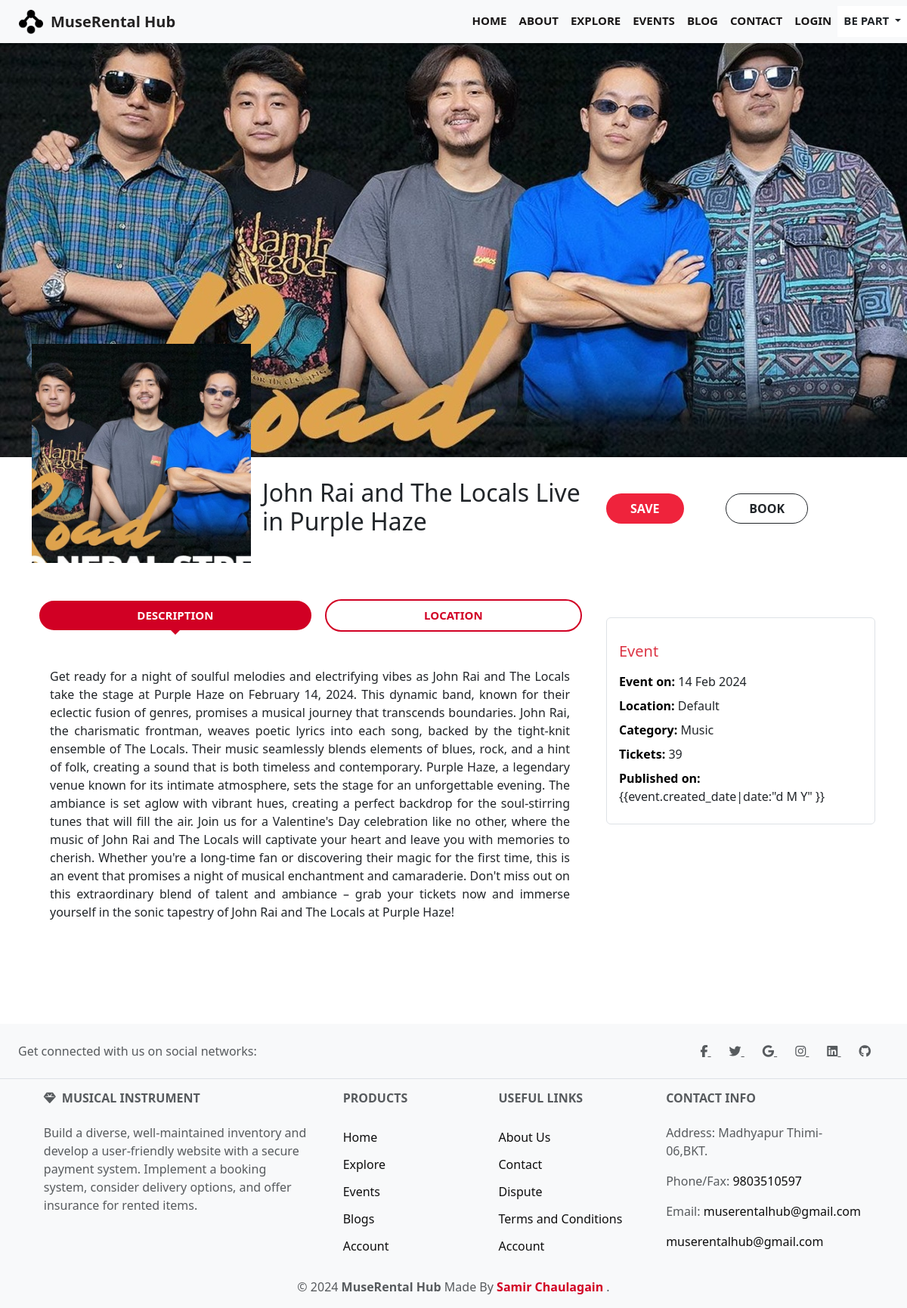
/event/13/, run on an earlier commit of the app's database.
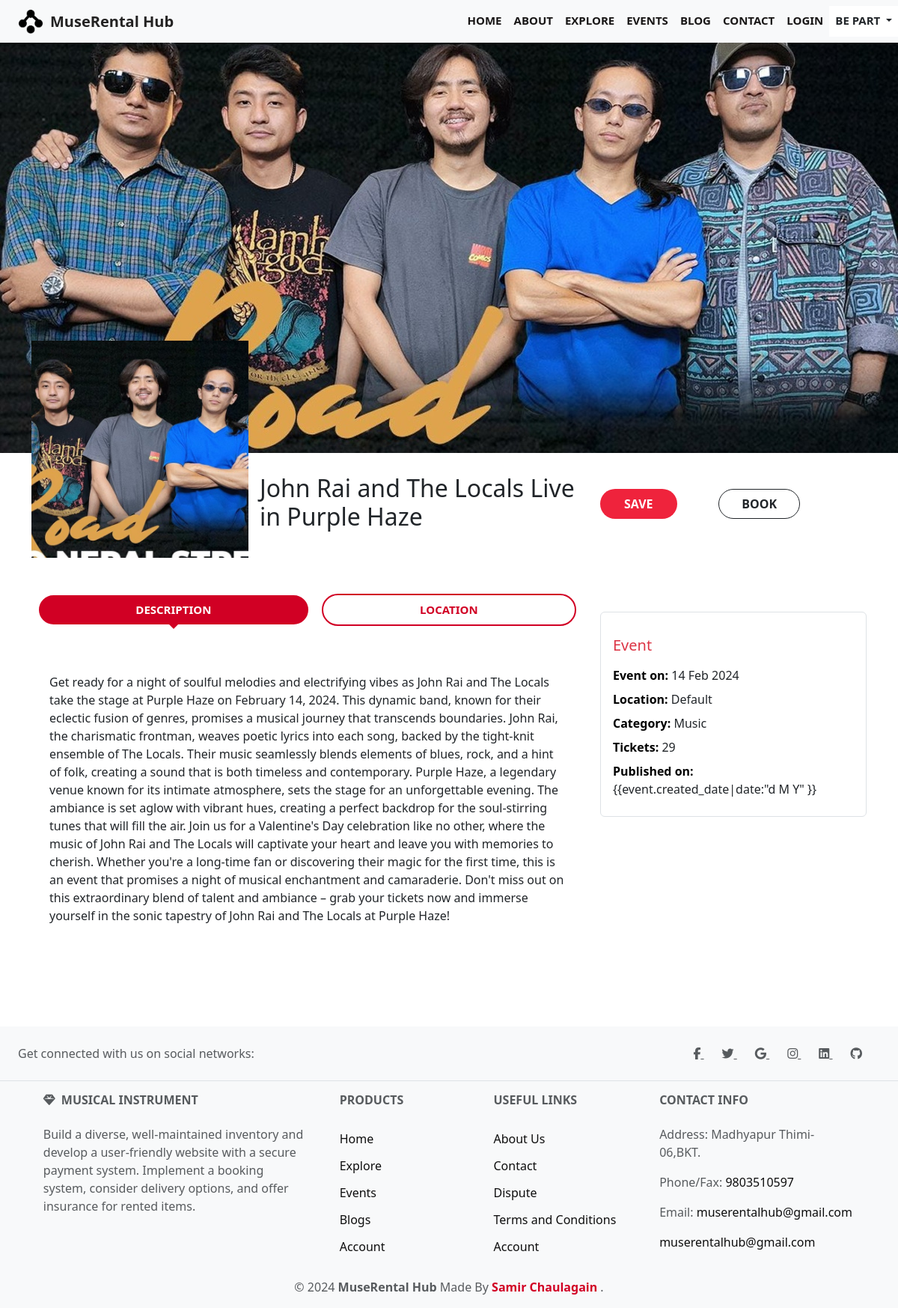
And on a later commit of the database.
### event/models.py (models this page shows, shortened)
class Event(models.Model):
    name = models.CharField(max_length=255)
    image = models.ImageField(upload_to='images/', default='default_image.jpg')
    description = RichTextField()
    date = models.DateTimeField(default=datetime.now)
    location = models.CharField(max_length=300,default="Default")
    latitude = models.DecimalField(max_digits=9, decimal_places=6, null=True)
    longitude = models.DecimalField(max_digits=9, decimal_places=6, null=True)
    category = models.ForeignKey(Category, related_name='events', on_delete=models.CASCADE)
    ticket_price = models.DecimalField(max_digits=10, decimal_places=2, default=0.00)
    is_unavailable = models.BooleanField(default=False)  # New field added
    is_active = models.BooleanField(default=True)
    is_sold = models.BooleanField(default=False)
    maximum_attende = models.PositiveIntegerField()
    created_date = models.DateField(auto_now_add=True)

class Category(models.Model):
    name = models.CharField(max_length=255)
    class Meta:
        ordering = ('name',)
        verbose_name_plural = 'Categories'

### event/views.py (the view)
# urls.py: path('event/<int:pk>/', views.showdetails, name='event-details'),
def showdetails(request,pk):
    event = get_object_or_404(Event, pk=pk)
    return render(request, 'events/event-details.html', {
        'event': event,})

### template/events/event-details.html (shortened to what the changed rows need)
{% extends 'base.html' %}
{% load static %}
{% load is_event_already_booked %}
{% load is_event_already_saved %}
{% block content %}
<div class="text-center event-hero" data-aos="zoom-in-up"
    style="
      background-image: url('{{ event.image.url }}'); height: 600px; background-repeat: no-repeat; background-size:cover; margin-top:-100px; opacity:0.895; object-fit: cover; ">
</div>
<section class="site-section">
    <div class="container">
        <div class="row mb-5">
            <div class="col-lg-8 mb-2 mb-lg-0">
                <div class="d-lg-flex align-items-center">
                    <div class="d-inline-block start-0 rounded position-relative"
                        style="margin-top: -150px; margin-right: 15px;">
                        <img class="second-image" src="{{ event.image.url }}" alt="Image" height="290px" width="290px"
                            style="object-fit: cover; object-position: center; position: relative; z-index: 1;">
                    </div>
                    <div>
                        <h2 class="">{{ event.name }}</h2>
                    </div>
                </div>
            </div>
        </div>
        <div class="row">
            <div class="col-lg-8">
                <div class="mb-5">
                    <div id="myTab1Content" class="tab-content">
                        <div id="home1" role="tabpanel" aria-labelledby="home-tab"
                            class="tab-pane fade px-4 py-5 show active">
                            <p align="justify">{{ event.description | safe }}</p>
                        </div>
                    </div>
                </div>
            </div>
            <div class="col-lg-4 mt-2">
                <div class="p-3 border rounded mb-4 mt-3 event-card ">
                    <ul class="list-unstyled pl-3 mb-0">
                        <li class="mb-2"><strong class="text-black">Event on:</strong> {{ event.date|date:"d M Y"}}</li>
                        <li class="mb-2"><strong class="text-black">Location:</strong> {{ event.location }}</li>
                        <li class="mb-2"><strong class="text-black">Category:</strong>
                            {{event.category.name}}
                        </li>
                        <li class="mb-2"><strong class="text-black">Tickets:</strong> {{event.maximum_attende}}
                        </li>
                        <li class="mb-2"><strong class="text-black">Published on:</strong> {{event.created_date|date:"d
                            M Y" }}
                        </li>
                    </ul>
                </div>
            </div>
        </div>
    </div>
</section>
<link rel="stylesheet" href="https://unpkg.com/leaflet@1.9.4/dist/leaflet.css"
 />
{% endblock %}

What changed in the data, as far as the page shows it:
changed Event "John Rai and The Locals Live in Purple Haze": maximum_attende "39" → "29"
